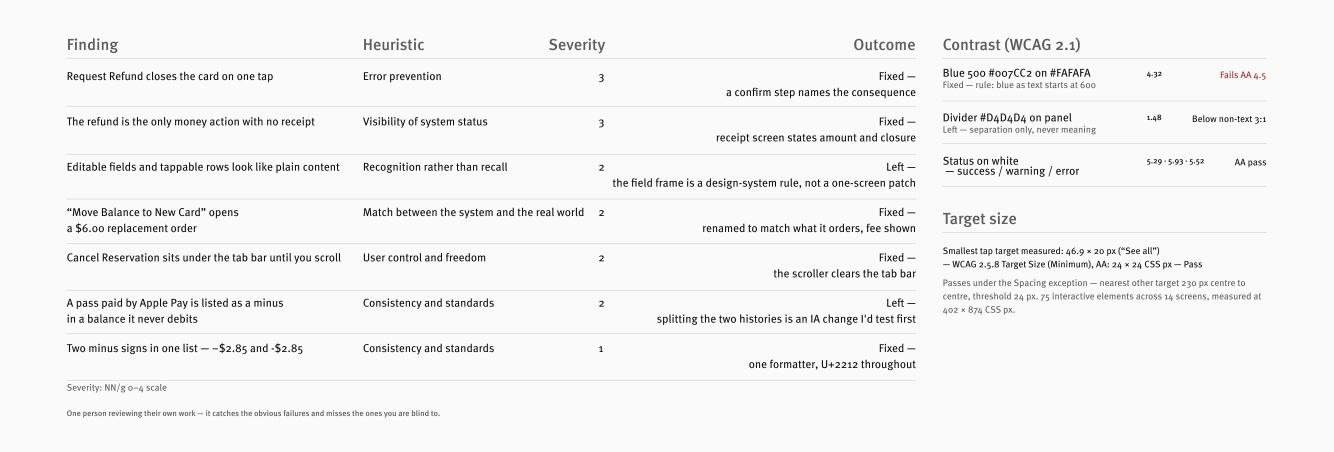
#> input picture site/originals/src/assets/compass/compass-fig-audit.webp, 4000 x 1354 px (shown at 1/3 size); its folder holds only this picture in this run
$ python crop-compass-figs.py
#> lines starting #> are read from the running program, lines starting #| are printed output that depends on the picture
"""Cut the Figma graphics frame's side margins off the Compass figures.

The figures are exported from 2000-wide frames laid out on the "grahics"
layout guide — seven columns, a 100px margin either side, 40px gutters —
and the margin comes with the export, so on the page the figure stood 5%
in from each edge of its column. This takes exactly that 5% off both
sides (100px at 2000, 200px at the 2x exports) and leaves the top and
bottom as they are.

Sources: the 2x originals in originals/src/assets/compass where the owner
supplied them (the ones exported at 4000 wide, cut to 0.56 of that for
the page, as before), and otherwise the export itself — the uncut copy of
which is kept beside them under originals/ the way every upload is.

    python3 scripts/crop-compass-figs.py
"""
from pathlib import Path
import shutil
from PIL import Image

ROOT = Path(__file__).resolve().parent.parent
ASSETS = ROOT / "src/assets/compass"
ORIGINALS = ROOT / "originals/src/assets/compass"
MARGIN = 0.05  # the guide's 100px of a 2000px frame
SCALE_2X = 0.56  # the 4000-wide exports' share on the page (2240 wide, as cut before)
QUALITY = 88
NAMES = [
    "audit", "balance-paths", "card", "colour", "component", "coverage-roadmap",
    "cvm", "ia", "system", "task-table", "timeline", "type", "website",
]

for name in NAMES:
    out = ASSETS / f"compass-fig-{name}.webp"
    original = ORIGINALS / out.name
    if not original.exists():
        # the export is the original: keep it uncut
        ORIGINALS.mkdir(parents=True, exist_ok=True)
        shutil.copy2(out, original)
    im = Image.open(original).convert("RGB")
#> im is the input picture: PIL image 4000x1354 RGB; mean R, G, B 243.7, 243.6, 243.6
    w, h = im.size
#> w = 4000; h = 1354
    cut = round(w * MARGIN)
#> cut = 200
    im = im.crop((cut, 0, w - cut, h))
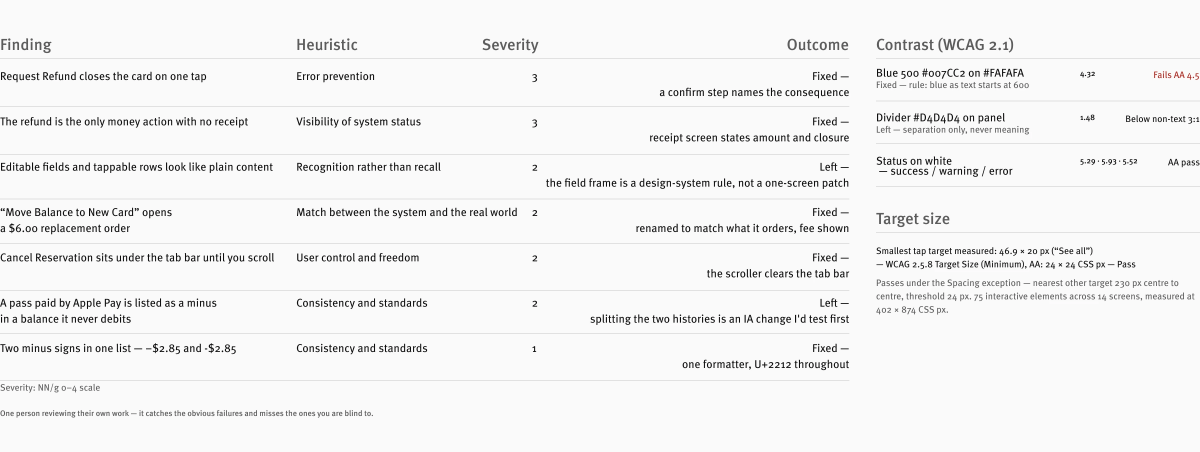
#> im: PIL image 3600x1354 RGB (shown at 1/3 size); mean R, G, B 243, 242.9, 242.9
    if w >= 4000:
        im = im.resize((round(im.width * SCALE_2X), round(im.height * SCALE_2X)), Image.LANCZOS)
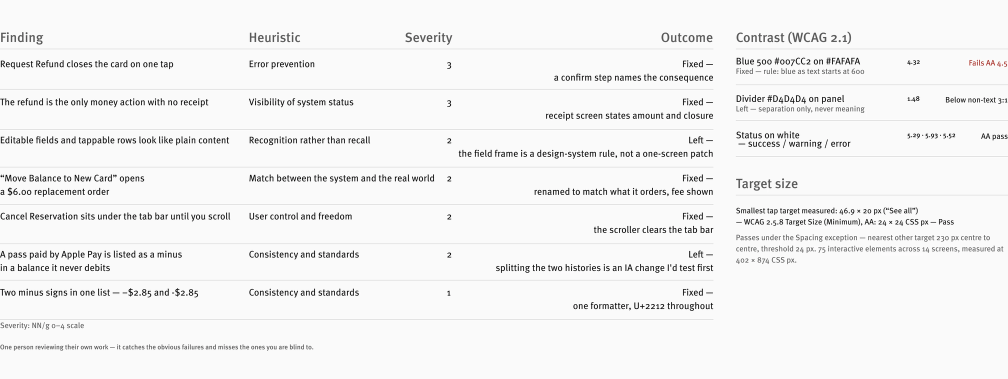
#> im: PIL image 2016x758 RGB (shown at 1/2 size); mean R, G, B 242.8, 242.8, 242.8
    im.save(out, "WEBP", quality=QUALITY, method=6)
#> (the run stopped early here; a loop or call above may not have finished)
